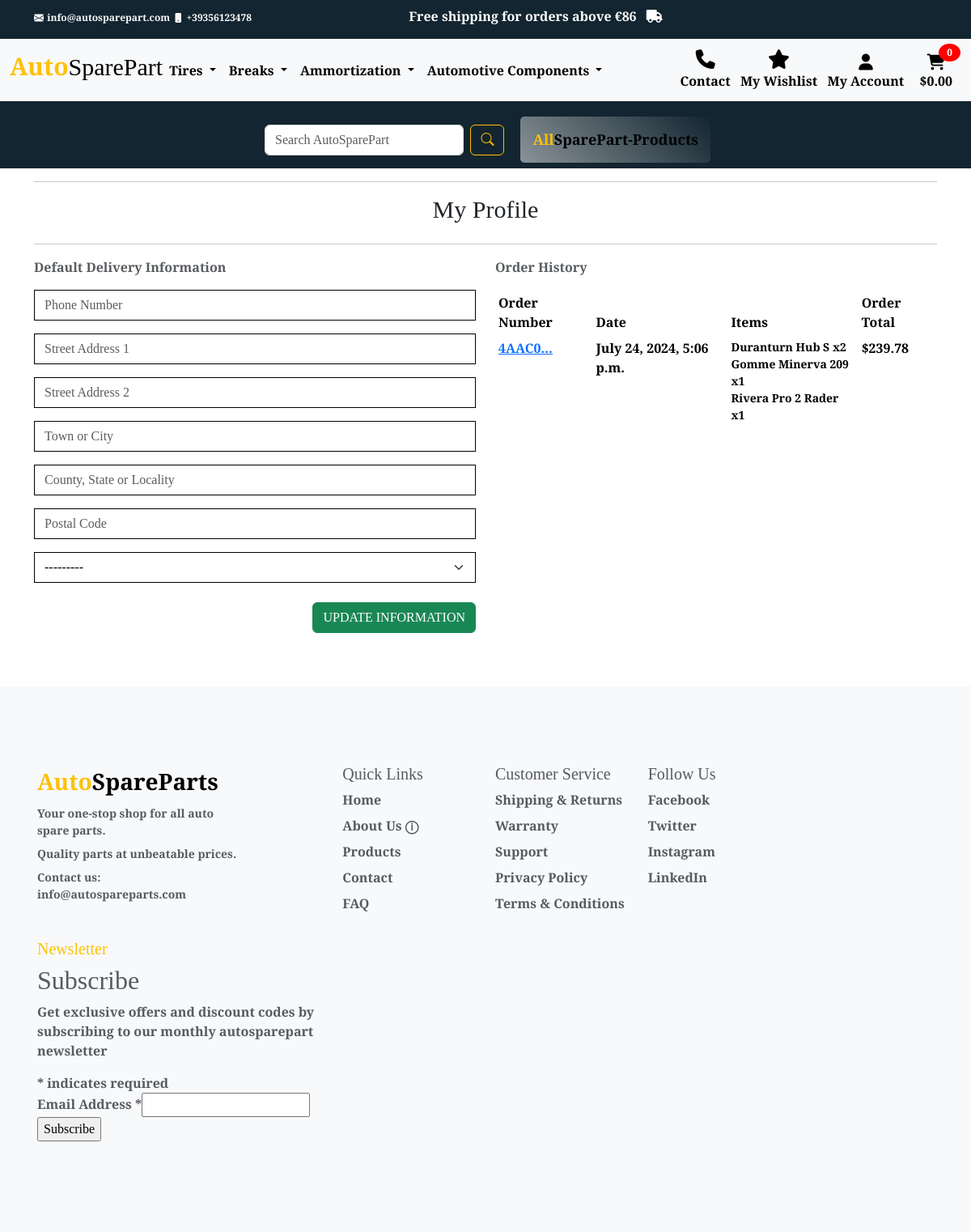
Page /profile/ (signed in) on the committed database.
### profiles/models.py (models this page shows, shortened)
class UserProfile(models.Model):
    """We want all these profile fields to be optional so
    I'll provide null equals true and blank equals true for each of them"""
    user = models.OneToOneField(User, on_delete=models.CASCADE)
    default_phone_number = models.CharField(max_length=20, null=True, blank=True)
    default_street_address1 = models.CharField(max_length=80, null=True, blank=True)
    default_street_address2 = models.CharField(max_length=80, null=True, blank=True)
    default_town_or_city = models.CharField(max_length=40, null=True, blank=True)
    default_county = models.CharField(max_length=80, null=True, blank=True)
    default_postcode = models.CharField(max_length=20, null=True, blank=True)
    default_country = CountryField(blank_label='Country', null=True, blank=True)

### checkout/models.py (models this page shows, shortened)
class Order(models.Model):
    order_number = models.CharField(max_length=32, null=False, editable=False)
    user_profile = models.ForeignKey(UserProfile, on_delete=models.SET_NULL,
                                        null=True, blank=True, related_name='orders')
    full_name = models.CharField(max_length=50, null=False, blank=False)
    email = models.EmailField(max_length=254, null=False, blank=False)
    phone_number = models.CharField(max_length=20, null=False, blank=False)
    country = CountryField(blank_label='Country *', null=False, blank=False, default='Default Country')
    postcode = models.CharField(max_length=20, null=True, blank=True,)
    town_or_city = models.CharField(max_length=40, null=False, blank=False)
    street_address1 = models.CharField(max_length=80, null=False, blank=False)
    street_address2 = models.CharField(max_length=80, null=True, blank=True)
    county = models.CharField(max_length=80, null=True, blank=True)
    date = models.DateTimeField(auto_now_add=True)
    delivery_cost = models.DecimalField(max_digits=6, decimal_places=2, null=False, default=0)
    order_total = models.DecimalField(max_digits=10, decimal_places=2, null=False, default=0)
    grand_total = models.DecimalField(max_digits=10, decimal_places=2, null=False, default=0)
    original_bag = models.TextField(null=False, blank=False, default='')
    stripe_pid = models.CharField(max_length=254, null=False, blank=False, default='')

class OrderLineItem(models.Model):
    order = models.ForeignKey(Order, null=False, blank=False, on_delete=models.CASCADE, related_name='lineitems')
    product = models.ForeignKey(Product, null=False, blank=False, on_delete=models.CASCADE)
    quantity = models.IntegerField(null=False, blank=False, default=0)
    lineitem_total = models.DecimalField(max_digits=6, decimal_places=2, null=False, blank=False, editable=False)

### products/models.py (models this page shows, shortened)
class Product(models.Model):
    category = models.ForeignKey('Category', null=True, blank=True, on_delete=models.SET_NULL) # if a Category is deleted SET_NULL instead of deleting it
    sku = models.CharField(max_length=254, null=True, blank=True) # sku stands for Stock Keeping Unit
    name = models.CharField(max_length=254)
    description = models.TextField()
    has_sizes = models.BooleanField(default=False, null=True, blank=True) # for clothes sizing
    price = models.DecimalField(max_digits=6, decimal_places=2)
    rating = models.DecimalField(max_digits=6, decimal_places=2, null=True, blank=True)
    image_url = models.URLField(max_length=1024, null=True, blank=True)
    image = models.ImageField(null=True, blank=True)

### profiles/views.py (the view)
# urls.py: path('profile/', include('profiles.urls')),
@login_required
def profile(request):
    profile = get_object_or_404(UserProfile, user=request.user) # Storing the user models in a variable name profile
    if request.method == 'POST': # If the request method is Post from the user
        form = UserProfileForm(request.POST, instance=profile) # Create a new instance of the user profile form using the post data.
        if form.is_valid():
            form.save()
            messages.success(request, 'Profile updated successfully')
        else:
            messages.error(request, 'Update failed. Please ensure the form is valid.')
    else:
        form = UserProfileForm(instance=profile)
    orders = profile.orders.all()
    template = 'profiles/profile.html'
    context = {
        'form': form,
        'orders': orders,
        'on_profile_page': True
    }
    return render(request, template, context)

### bag/contexts.py (called while the page is built, shortened)
def bag_contents(request):
    bag_items = []
    total = 0
    product_count = 0
    bag = request.session.get('bag', {})
    if total < settings.FREE_DELIVERY_THRESHOLD:
        delivery = total * Decimal(settings.FREE_DELIVERY_THRESHOLD / 300) * Decimal(0.9)
        free_delivery_delta = settings.FREE_DELIVERY_THRESHOLD - total
    else:
        delivery = 0
        free_delivery_delta = 0
    grand_total = delivery + total
    context = {
        'bag_items': bag_items,
        'total': total,
        'product_count': product_count,
        'delivery': delivery,
        'free_delivery_delta': free_delivery_delta,
        'free_delivery_threshold': settings.FREE_DELIVERY_THRESHOLD,
        'grand_total': grand_total
    }
    return context

### profiles/templates/profiles/profile.html (shortened to what this page needs)
{% extends "base.html" %}
{% load static %}
{% block extra_css %}
<link rel="stylesheet" href="{% static 'profiles/css/profiles.css' %}">
{% endblock %}
{% block content %}
    <div class="overlay back-ground-white-color"></div>
    <main class="container push-content-down">
        <header class="row">
            <div class="col">
                <hr>
                <h2 class="logo-font mb-4 text-center">My Profile</h2>
                <hr>
            </div>
        </header>
        <div class="row">
            <section class="col-12 col-lg-6">
                <p class="text-muted">Default Delivery Information</p>
                <form class="mt-3" action="{% url 'profile' %}" method="POST" id="profile-update-form">
                    {{ form|crispy }}
                    <div class="d-md-flex justify-content-md-end  button-size">
                        <button class="btn btn-success rounded text-uppercase my-2">Update Information</button>
                    </div>
                </form>
            </section>
            <section class="col-12 col-lg-6">
                <p class="text-muted">Order History</p>
                <div class="order-history table-responsive">
                    <table class="table table-sm table-borderless">
                        <thead>
                            <tr>
                                <th>Order Number</th>
                                <th>Date</th>
                                <th>Items</th>
                                <th>Order Total</th>
                            </tr>
                        </thead>
                        <tbody>
                            {% for order in orders %}
                                <tr>
                                    <td>
                                        <a href="{% url 'order_history' order.order_number %}"
                                        title="{{ order.order_number }}">
                                            {{ order.order_number|truncatechars:6 }}
                                        </a>
                                    </td>
                                    <td>{{ order.date }}</td>
                                    <td>
                                        <ul class="list-unstyled">
                                            {% for item in order.lineitems.all %}
                                                <li class="small">
                                                    {{ item.product.name }} x{{ item.quantity }}
                                                </li>
                                            {% endfor %}
                                        </ul>
                                    </td>
                                    <td>${{ order.grand_total }}</td>
                                </tr>
                            {% endfor %}
                        </tbody>
                    </table>
                </div>
            </section>
        </div>
    </main>
{% endblock %}

### static/css/base.css (style rules this page uses)
body { min-height: 100vh; display: flex; flex-direction: column; background-color: rgba(183, 196, 159, 0.451); font-family: "EB Garamond", serif; font-optical-sizing: auto; font-weight: 600; font-style: normal; }
.logo-font { font-size: 30px; }
.overlay { height: 100%; width: 100%; top: 0; left: 0; position: fixed; z-index: -1; }
.push-content-down { margin-top: 13em; }
.back-ground-white-color { background-color: #FFFFFF; width: 100%; padding-bottom: 10px; padding-top: 15px; }

### profiles/static/profiles/css/profiles.css (style rules this page uses)
.order-history { max-height: 416px; overflow-y: auto; }
#profile-update-form .form-control { color: #000; }
#id_default_country, #id_default_country option:not(:first-child) { color: #000; }
#id_default_country option:first-child { color: #aab7c4; }

### rows in the picture
UserProfile: default_country "---------"
Order: order_number "4AAC0…", date "July 24, 2024, 5:06 p.m.", grand_total "239.78"
OrderLineItem: product.name "Duranturn Hub S", quantity "2"
OrderLineItem: product.name "Gomme Minerva 209", quantity "1"
OrderLineItem: product.name "Rivera Pro 2 Rader", quantity "1"
